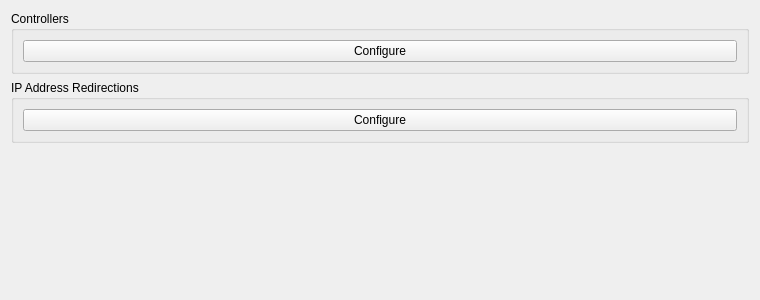
<?xml version="1.0" encoding="UTF-8"?>
<ui version="4.0">
 <class>TriforcePane</class>
 <widget class="QWidget" name="TriforcePane">
  <property name="geometry">
   <rect>
    <x>0</x>
    <y>0</y>
    <width>760</width>
    <height>300</height>
   </rect>
  </property>
  <property name="sizePolicy">
   <sizepolicy hsizetype="Expanding" vsizetype="Fixed">
    <horstretch>0</horstretch>
    <verstretch>0</verstretch>
   </sizepolicy>
  </property>
  <layout class="QVBoxLayout" name="rootLayout">
   <item>
    <widget class="QGroupBox" name="controllersGroup">
     <property name="title">
      <string>Controllers</string>
     </property>
     <layout class="QVBoxLayout" name="controllersLayout">
      <item>
       <widget class="QPushButton" name="configureControllersButton">
        <property name="text">
         <string>Configure</string>
        </property>
        <property name="autoDefault">
         <bool>false</bool>
        </property>
       </widget>
      </item>
     </layout>
    </widget>
   </item>
   <item>
    <widget class="QGroupBox" name="ipRedirectionGroup">
     <property name="title">
      <string>IP Address Redirections</string>
     </property>
     <layout class="QVBoxLayout" name="ipRedirectionLayout">
      <item>
       <widget class="QPushButton" name="configureIpRedirectionsButton">
        <property name="text">
         <string>Configure</string>
        </property>
        <property name="autoDefault">
         <bool>false</bool>
        </property>
       </widget>
      </item>
     </layout>
    </widget>
   </item>
   <item>
    <spacer name="verticalSpacer">
     <property name="orientation">
      <enum>Qt::Orientation::Vertical</enum>
     </property>
     <property name="sizeHint" stdset="0">
      <size>
       <width>20</width>
       <height>40</height>
      </size>
     </property>
    </spacer>
   </item>
  </layout>
 </widget>
 <tabstops>
  <tabstop>configureControllersButton</tabstop>
  <tabstop>configureIpRedirectionsButton</tabstop>
 </tabstops>
 <resources/>
 <connections/>
</ui>
